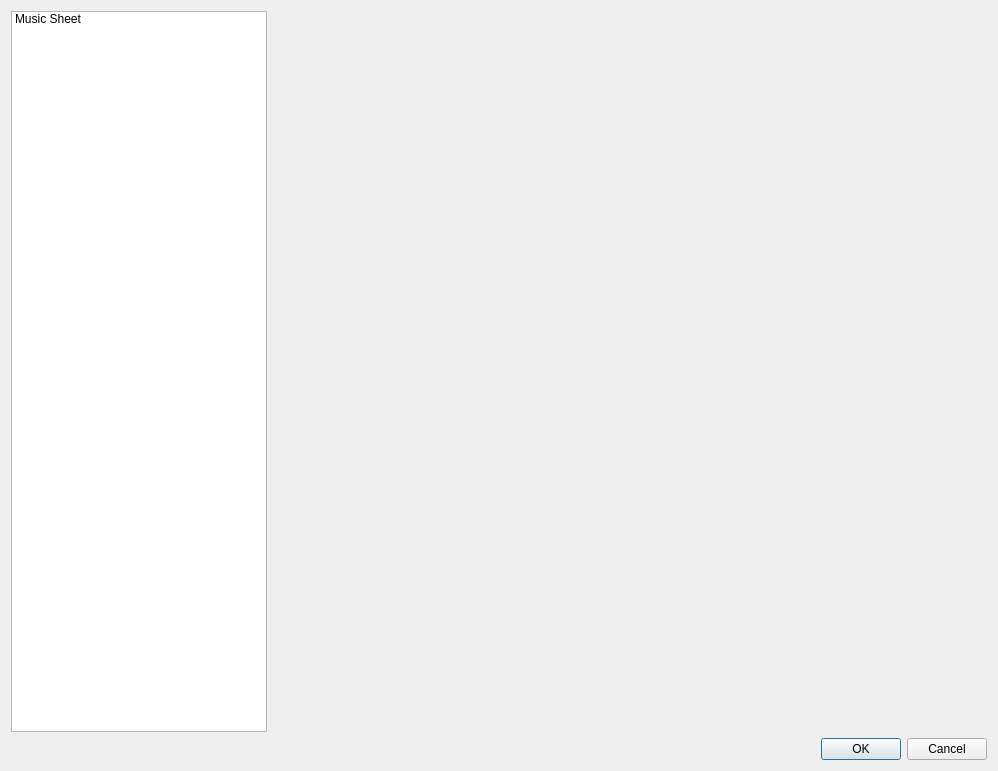
<?xml version="1.0" encoding="UTF-8"?>
<ui version="4.0">
 <class>SettingsDialog</class>
 <widget class="QDialog" name="SettingsDialog">
  <property name="geometry">
   <rect>
    <x>0</x>
    <y>0</y>
    <width>998</width>
    <height>771</height>
   </rect>
  </property>
  <property name="windowTitle">
   <string>Settings</string>
  </property>
  <layout class="QVBoxLayout" name="verticalLayout">
   <item>
    <layout class="QHBoxLayout" name="horizontalLayout">
     <item>
      <widget class="QListWidget" name="menuListWidget">
       <property name="sizePolicy">
        <sizepolicy hsizetype="Preferred" vsizetype="Expanding">
         <horstretch>0</horstretch>
         <verstretch>0</verstretch>
        </sizepolicy>
       </property>
       <property name="gridSize">
        <size>
         <width>0</width>
         <height>0</height>
        </size>
       </property>
       <property name="viewMode">
        <enum>QListView::ListMode</enum>
       </property>
       <item>
        <property name="text">
         <string>Layout</string>
        </property>
        <property name="icon">
         <iconset resource="../app_resources.qrc">
          <normaloff>:/application/tune-add-part</normaloff>:/application/tune-add-part</iconset>
        </property>
        <property name="flags">
         <set>ItemIsSelectable|ItemIsEnabled</set>
        </property>
       </item>
       <item>
        <property name="text">
         <string>Music Sheet</string>
        </property>
        <property name="icon">
         <iconset resource="../app_resources.qrc">
          <normaloff>:/application/score_settings</normaloff>:/application/score_settings</iconset>
        </property>
        <property name="flags">
         <set>ItemIsSelectable|ItemIsEnabled</set>
        </property>
       </item>
      </widget>
     </item>
     <item>
      <widget class="QStackedWidget" name="stackedWidget">
       <property name="sizePolicy">
        <sizepolicy hsizetype="Preferred" vsizetype="Preferred">
         <horstretch>0</horstretch>
         <verstretch>0</verstretch>
        </sizepolicy>
       </property>
       <property name="minimumSize">
        <size>
         <width>500</width>
         <height>500</height>
        </size>
       </property>
       <widget class="LayoutSettingsPage" name="layoutSettings"/>
       <widget class="QWidget" name="musicSheetSettings">
        <layout class="QVBoxLayout" name="verticalLayout_2">
         <property name="spacing">
          <number>0</number>
         </property>
         <property name="leftMargin">
          <number>0</number>
         </property>
         <property name="topMargin">
          <number>0</number>
         </property>
         <property name="rightMargin">
          <number>0</number>
         </property>
         <property name="bottomMargin">
          <number>0</number>
         </property>
         <item>
          <widget class="QTabWidget" name="tabWidget">
           <property name="tabShape">
            <enum>QTabWidget::Rounded</enum>
           </property>
           <property name="currentIndex">
            <number>0</number>
           </property>
           <widget class="ScorePropertiesSettingsPage" name="scoreHeaderTab">
            <attribute name="title">
             <string>Score Header</string>
            </attribute>
            <layout class="QVBoxLayout" name="verticalLayout_3"/>
           </widget>
           <widget class="ScorePropertiesSettingsPage" name="scoreFooterTab">
            <attribute name="title">
             <string>Score Footer</string>
            </attribute>
           </widget>
          </widget>
         </item>
        </layout>
       </widget>
      </widget>
     </item>
    </layout>
   </item>
   <item>
    <widget class="QDialogButtonBox" name="buttonBox">
     <property name="orientation">
      <enum>Qt::Horizontal</enum>
     </property>
     <property name="standardButtons">
      <set>QDialogButtonBox::Cancel|QDialogButtonBox::Ok</set>
     </property>
    </widget>
   </item>
  </layout>
 </widget>
 <customwidgets>
  <customwidget>
   <class>ScorePropertiesSettingsPage</class>
   <extends>QWidget</extends>
   <header location="global">dialogs/settingspages/scorepropertiessettingspage.h</header>
   <container>1</container>
  </customwidget>
  <customwidget>
   <class>LayoutSettingsPage</class>
   <extends>QWidget</extends>
   <header location="global">dialogs/settingspages/layoutsettingspage.h</header>
   <container>1</container>
  </customwidget>
 </customwidgets>
 <resources>
  <include location="../app_resources.qrc"/>
 </resources>
 <connections>
  <connection>
   <sender>buttonBox</sender>
   <signal>accepted()</signal>
   <receiver>SettingsDialog</receiver>
   <slot>accept()</slot>
   <hints>
    <hint type="sourcelabel">
     <x>254</x>
     <y>766</y>
    </hint>
    <hint type="destinationlabel">
     <x>157</x>
     <y>274</y>
    </hint>
   </hints>
  </connection>
  <connection>
   <sender>buttonBox</sender>
   <signal>rejected()</signal>
   <receiver>SettingsDialog</receiver>
   <slot>reject()</slot>
   <hints>
    <hint type="sourcelabel">
     <x>322</x>
     <y>766</y>
    </hint>
    <hint type="destinationlabel">
     <x>286</x>
     <y>274</y>
    </hint>
   </hints>
  </connection>
 </connections>
</ui>
